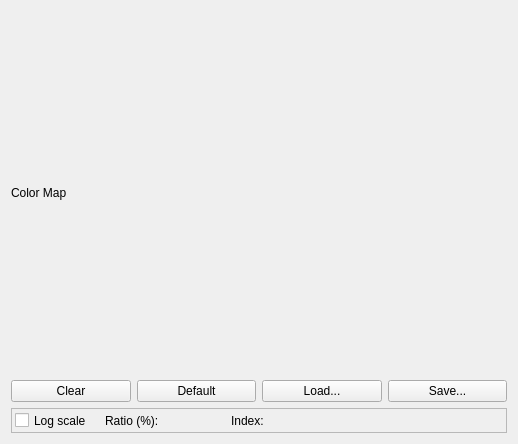
<?xml version="1.0" encoding="UTF-8"?>
<ui version="4.0">
 <class>TransferFunctionEditor</class>
 <widget class="QWidget" name="TransferFunctionEditor">
  <property name="geometry">
   <rect>
    <x>0</x>
    <y>0</y>
    <width>518</width>
    <height>444</height>
   </rect>
  </property>
  <layout class="QGridLayout" name="gridLayout">
   <item row="0" column="0">
    <widget class="QLabel" name="label">
     <property name="text">
      <string>Color Map</string>
     </property>
    </widget>
   </item>
   <item row="3" column="0">
    <layout class="QVBoxLayout" name="rgbaLayout"/>
   </item>
   <item row="5" column="0">
    <layout class="QVBoxLayout" name="greenLayout"/>
   </item>
   <item row="6" column="0">
    <layout class="QVBoxLayout" name="blueLayout"/>
   </item>
   <item row="1" column="0">
    <layout class="QHBoxLayout" name="horizontalLayout_3">
     <item>
      <widget class="QPushButton" name="clearButton">
       <property name="text">
        <string>Clear</string>
       </property>
      </widget>
     </item>
     <item>
      <widget class="QPushButton" name="resetButton">
       <property name="text">
        <string>Default</string>
       </property>
      </widget>
     </item>
     <item>
      <widget class="QPushButton" name="loadButton">
       <property name="text">
        <string>Load...</string>
       </property>
      </widget>
     </item>
     <item>
      <widget class="QPushButton" name="saveButton">
       <property name="text">
        <string>Save...</string>
       </property>
      </widget>
     </item>
    </layout>
   </item>
   <item row="4" column="0">
    <layout class="QVBoxLayout" name="redLayout"/>
   </item>
   <item row="2" column="0">
    <widget class="QFrame" name="frame">
     <property name="minimumSize">
      <size>
       <width>0</width>
       <height>25</height>
      </size>
     </property>
     <property name="maximumSize">
      <size>
       <width>16777215</width>
       <height>25</height>
      </size>
     </property>
     <property name="frameShape">
      <enum>QFrame::StyledPanel</enum>
     </property>
     <property name="frameShadow">
      <enum>QFrame::Raised</enum>
     </property>
     <widget class="QCheckBox" name="histogramScaleCheckBox">
      <property name="geometry">
       <rect>
        <x>4</x>
        <y>2</y>
        <width>93</width>
        <height>21</height>
       </rect>
      </property>
      <property name="sizePolicy">
       <sizepolicy hsizetype="Preferred" vsizetype="Preferred">
        <horstretch>0</horstretch>
        <verstretch>0</verstretch>
       </sizepolicy>
      </property>
      <property name="text">
       <string>Log scale</string>
      </property>
     </widget>
     <widget class="QLabel" name="histogramValLabel">
      <property name="geometry">
       <rect>
        <x>158</x>
        <y>-1</y>
        <width>51</width>
        <height>25</height>
       </rect>
      </property>
      <property name="minimumSize">
       <size>
        <width>0</width>
        <height>25</height>
       </size>
      </property>
      <property name="maximumSize">
       <size>
        <width>16777215</width>
        <height>25</height>
       </size>
      </property>
      <property name="text">
       <string/>
      </property>
     </widget>
     <widget class="QLabel" name="label_2">
      <property name="geometry">
       <rect>
        <x>94</x>
        <y>0</y>
        <width>61</width>
        <height>25</height>
       </rect>
      </property>
      <property name="minimumSize">
       <size>
        <width>0</width>
        <height>25</height>
       </size>
      </property>
      <property name="maximumSize">
       <size>
        <width>16777215</width>
        <height>25</height>
       </size>
      </property>
      <property name="text">
       <string>Ratio (%):</string>
      </property>
     </widget>
     <widget class="QLabel" name="histogramIndexLabel">
      <property name="geometry">
       <rect>
        <x>262</x>
        <y>-1</y>
        <width>61</width>
        <height>25</height>
       </rect>
      </property>
      <property name="minimumSize">
       <size>
        <width>0</width>
        <height>25</height>
       </size>
      </property>
      <property name="maximumSize">
       <size>
        <width>16777215</width>
        <height>25</height>
       </size>
      </property>
      <property name="text">
       <string/>
      </property>
     </widget>
     <widget class="QLabel" name="label_3">
      <property name="geometry">
       <rect>
        <x>220</x>
        <y>0</y>
        <width>41</width>
        <height>25</height>
       </rect>
      </property>
      <property name="minimumSize">
       <size>
        <width>0</width>
        <height>25</height>
       </size>
      </property>
      <property name="maximumSize">
       <size>
        <width>16777215</width>
        <height>25</height>
       </size>
      </property>
      <property name="text">
       <string>Index:</string>
      </property>
     </widget>
    </widget>
   </item>
  </layout>
 </widget>
 <resources/>
 <connections/>
</ui>
